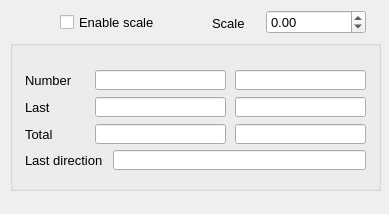
<?xml version="1.0" encoding="UTF-8"?>
<ui version="4.0">
 <class>MeasureLengthArea_Dialog</class>
 <widget class="QDialog" name="MeasureLengthArea_Dialog">
  <property name="geometry">
   <rect>
    <x>0</x>
    <y>0</y>
    <width>389</width>
    <height>214</height>
   </rect>
  </property>
  <property name="minimumSize">
   <size>
    <width>389</width>
    <height>214</height>
   </size>
  </property>
  <property name="maximumSize">
   <size>
    <width>389</width>
    <height>214</height>
   </size>
  </property>
  <property name="font">
   <font>
    <pointsize>10</pointsize>
   </font>
  </property>
  <property name="windowTitle">
   <string>Measure Length and Area</string>
  </property>
  <widget class="QCheckBox" name="_110">
   <property name="geometry">
    <rect>
     <x>60</x>
     <y>12</y>
     <width>131</width>
     <height>20</height>
    </rect>
   </property>
   <property name="layoutDirection">
    <enum>Qt::LeftToRight</enum>
   </property>
   <property name="text">
    <string>Enable scale</string>
   </property>
  </widget>
  <widget class="QLabel" name="label_4">
   <property name="geometry">
    <rect>
     <x>212</x>
     <y>13</y>
     <width>53</width>
     <height>20</height>
    </rect>
   </property>
   <property name="font">
    <font>
     <pointsize>10</pointsize>
    </font>
   </property>
   <property name="text">
    <string>Scale</string>
   </property>
   <property name="alignment">
    <set>Qt::AlignLeading|Qt::AlignLeft|Qt::AlignVCenter</set>
   </property>
  </widget>
  <widget class="QGroupBox" name="groupBox">
   <property name="geometry">
    <rect>
     <x>10</x>
     <y>40</y>
     <width>371</width>
     <height>151</height>
    </rect>
   </property>
   <property name="title">
    <string/>
   </property>
   <widget class="QLineEdit" name="_100">
    <property name="geometry">
     <rect>
      <x>85</x>
      <y>30</y>
      <width>131</width>
      <height>20</height>
     </rect>
    </property>
   </widget>
   <widget class="QLabel" name="label_5">
    <property name="geometry">
     <rect>
      <x>15</x>
      <y>30</y>
      <width>71</width>
      <height>20</height>
     </rect>
    </property>
    <property name="font">
     <font>
      <pointsize>10</pointsize>
     </font>
    </property>
    <property name="text">
     <string>Number</string>
    </property>
    <property name="alignment">
     <set>Qt::AlignLeading|Qt::AlignLeft|Qt::AlignVCenter</set>
    </property>
   </widget>
   <widget class="QLineEdit" name="_103">
    <property name="geometry">
     <rect>
      <x>225</x>
      <y>30</y>
      <width>131</width>
      <height>20</height>
     </rect>
    </property>
   </widget>
   <widget class="QLabel" name="label_6">
    <property name="geometry">
     <rect>
      <x>15</x>
      <y>57</y>
      <width>71</width>
      <height>20</height>
     </rect>
    </property>
    <property name="font">
     <font>
      <pointsize>10</pointsize>
     </font>
    </property>
    <property name="text">
     <string>Last</string>
    </property>
    <property name="alignment">
     <set>Qt::AlignLeading|Qt::AlignLeft|Qt::AlignVCenter</set>
    </property>
   </widget>
   <widget class="QLineEdit" name="_101">
    <property name="geometry">
     <rect>
      <x>85</x>
      <y>57</y>
      <width>131</width>
      <height>20</height>
     </rect>
    </property>
   </widget>
   <widget class="QLineEdit" name="_104">
    <property name="geometry">
     <rect>
      <x>225</x>
      <y>57</y>
      <width>131</width>
      <height>20</height>
     </rect>
    </property>
   </widget>
   <widget class="QLineEdit" name="_105">
    <property name="geometry">
     <rect>
      <x>225</x>
      <y>84</y>
      <width>131</width>
      <height>20</height>
     </rect>
    </property>
   </widget>
   <widget class="QLineEdit" name="_102">
    <property name="geometry">
     <rect>
      <x>85</x>
      <y>84</y>
      <width>131</width>
      <height>20</height>
     </rect>
    </property>
   </widget>
   <widget class="QLabel" name="label_7">
    <property name="geometry">
     <rect>
      <x>15</x>
      <y>84</y>
      <width>71</width>
      <height>20</height>
     </rect>
    </property>
    <property name="font">
     <font>
      <pointsize>10</pointsize>
     </font>
    </property>
    <property name="text">
     <string>Total</string>
    </property>
    <property name="alignment">
     <set>Qt::AlignLeading|Qt::AlignLeft|Qt::AlignVCenter</set>
    </property>
   </widget>
   <widget class="QLabel" name="label_8">
    <property name="geometry">
     <rect>
      <x>15</x>
      <y>110</y>
      <width>81</width>
      <height>20</height>
     </rect>
    </property>
    <property name="font">
     <font>
      <pointsize>10</pointsize>
     </font>
    </property>
    <property name="text">
     <string>Last direction</string>
    </property>
    <property name="alignment">
     <set>Qt::AlignLeading|Qt::AlignLeft|Qt::AlignVCenter</set>
    </property>
   </widget>
   <widget class="QLineEdit" name="_106">
    <property name="geometry">
     <rect>
      <x>103</x>
      <y>110</y>
      <width>253</width>
      <height>20</height>
     </rect>
    </property>
   </widget>
  </widget>
  <widget class="RCDoubleSpinBox" name="_114">
   <property name="geometry">
    <rect>
     <x>266</x>
     <y>10</y>
     <width>100</width>
     <height>24</height>
    </rect>
   </property>
   <property name="accelerated">
    <bool>true</bool>
   </property>
   <property name="minimum">
    <double>-100000000.000000000000000</double>
   </property>
   <property name="maximum">
    <double>100000000.000000000000000</double>
   </property>
  </widget>
 </widget>
 <customwidgets>
  <customwidget>
   <class>RCDoubleSpinBox</class>
   <extends>QDoubleSpinBox</extends>
   <header>../RealCADQt/source/rcdoublespinbox.h</header>
  </customwidget>
 </customwidgets>
 <resources/>
 <connections/>
</ui>
